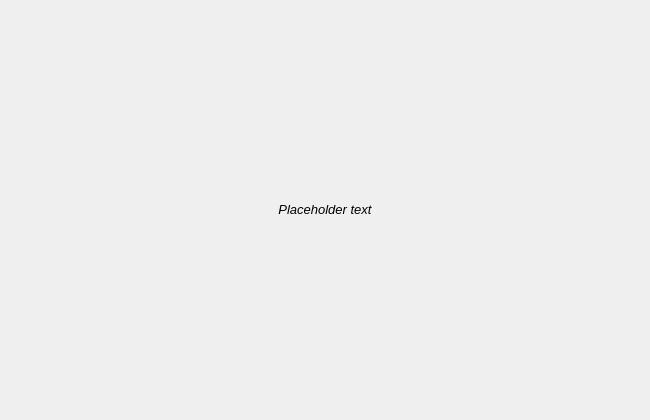
<?xml version="1.0" encoding="UTF-8"?>
<ui version="4.0">
 <class>RevealPhrase</class>
 <widget class="QWidget" name="RevealPhrase">
  <property name="geometry">
   <rect>
    <x>0</x>
    <y>0</y>
    <width>650</width>
    <height>420</height>
   </rect>
  </property>
  <property name="sizePolicy">
   <sizepolicy hsizetype="Minimum" vsizetype="Minimum">
    <horstretch>0</horstretch>
    <verstretch>0</verstretch>
   </sizepolicy>
  </property>
  <property name="minimumSize">
   <size>
    <width>650</width>
    <height>420</height>
   </size>
  </property>
  <property name="font">
   <font>
    <pointsize>10</pointsize>
    <italic>true</italic>
   </font>
  </property>
  <property name="windowTitle">
   <string>RevealPhrase Dialog</string>
  </property>
  <layout class="QVBoxLayout" name="verticalLayout">
   <property name="sizeConstraint">
    <enum>QLayout::SetMinimumSize</enum>
   </property>
   <item>
    <widget class="QLabel" name="seedLabel">
     <property name="sizePolicy">
      <sizepolicy hsizetype="Minimum" vsizetype="Minimum">
       <horstretch>0</horstretch>
       <verstretch>0</verstretch>
      </sizepolicy>
     </property>
     <property name="maximumSize">
      <size>
       <width>16777215</width>
       <height>30</height>
      </size>
     </property>
     <property name="text">
      <string notr="true">Placeholder text</string>
     </property>
     <property name="textFormat">
      <enum>Qt::RichText</enum>
     </property>
     <property name="alignment">
      <set>Qt::AlignCenter</set>
     </property>
     <property name="wordWrap">
      <bool>true</bool>
     </property>
    </widget>
   </item>
   <item>
    <layout class="QGridLayout" name="gridLayoutRevealed">
     <property name="leftMargin">
      <number>20</number>
     </property>
     <property name="rightMargin">
      <number>0</number>
     </property>
    </layout>
   </item>
  </layout>
 </widget>
 <resources/>
 <connections/>
</ui>
